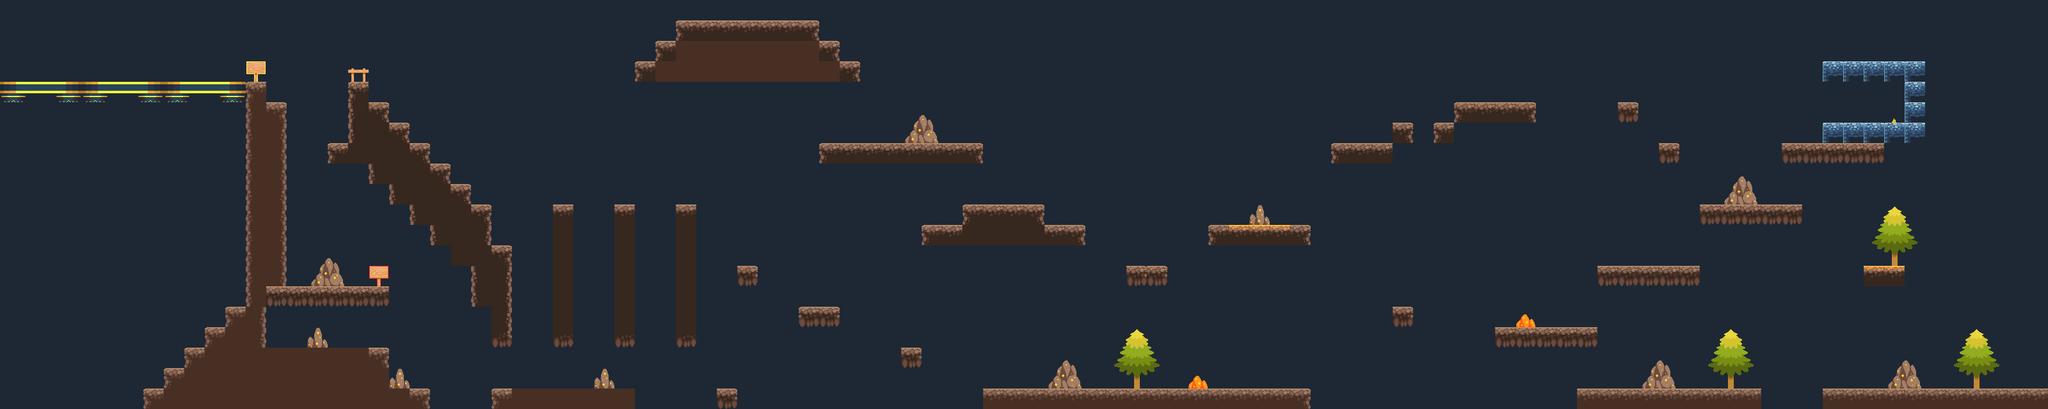

A 2D game scene composited from a Tiled map and its tileset images. What follows is a short description and the map's XML, with each tile layer's data collapsed to a summary:
An orthogonal 100x20 tile map with 32x32 px tiles, 3 tile layers (day, night, foreg) and 72 objects (3x route, 3x spikes_down, 2x block_mountain, hero_Willage, hero_Castle, ...).

<map version="1.0" tiledversion="1.0.3" orientation="orthogonal" renderorder="right-down" width="100" height="20" tilewidth="32" tileheight="32" nextobjectid="193">
 <tileset firstgid="1" source="Hunters.tsx" />
 <layer name="day" width="100" height="20">
  <data>[2000 cells, 2000 non-empty, 2 distinct tile ids]</data>
 </layer>
 <layer name="night" width="100" height="20">
  <data>[2000 cells, 2000 non-empty, 1 distinct tile ids]</data>
 </layer>
 <layer name="foreg" width="100" height="20">
  <data>[2000 cells, 352 non-empty, 42 distinct tile ids]</data>
 </layer>
 <objectgroup name="ground">
  <object id="169" x="544" y="130" width="29" height="24" />
  <object id="168" x="389" y="130" width="24" height="31" />
  <object id="167" x="388" y="164" width="56" height="283" />
  <object id="166" x="357" y="485" width="56" height="55" />
  <object id="165" x="322" y="516" width="28" height="25" />
  <object id="164" x="228" y="613" width="25" height="26" />
  <object id="163" x="259" y="581" width="27" height="57" />
  <object id="162" x="291" y="547" width="315" height="86" />
  <object id="161" x="609" y="608" width="59" height="27" />
  <object id="160" x="418" y="449" width="186" height="29" />
  <object id="159" x="578" y="260" width="26" height="28" />
  <object id="158" x="516" y="223" width="27" height="31" />
  <object id="157" x="611" y="196" width="28" height="23" />
  <object id="156" x="674" y="259" width="28" height="29" />
  <object id="155" x="646" y="326" width="26" height="26" />
  <object id="154" x="708" y="386" width="25" height="28" />
  <object id="153" x="737" y="321" width="30" height="55" />
  <object id="152" x="768" y="483" width="30" height="58" />
  <object id="151" x="738" y="383" width="61" height="98" />
  <object id="149" x="675" y="293" width="59" height="87" />
  <object id="148" x="608" y="224" width="62" height="93" />
  <object id="147" x="547" y="158" width="59" height="96" />
  <object id="146" x="769" y="611" width="221" height="28" />
  <object id="145" x="865" y="322" width="31" height="222" />
  <object id="144" x="962" y="322" width="28" height="219" />
  <object id="143" x="1059" y="324" width="27" height="214" />
  <object id="142" x="994" y="99" width="27" height="25" />
  <object id="141" x="1025" y="66" width="29" height="58" />
  <object id="140" x="1316" y="99" width="26" height="26" />
  <object id="139" x="1283" y="67" width="27" height="57" />
  <object id="138" x="1058" y="34" width="220" height="94" />
  <object id="137" x="1250" y="483" width="60" height="25" />
  <object id="136" x="1411" y="546" width="26" height="24" />
  <object id="135" x="1281" y="226" width="252" height="30" />
  <object id="134" x="1507" y="324" width="122" height="25" />
  <object id="133" x="1441" y="354" width="252" height="28" />
  <object id="132" x="1539" y="611" width="510" height="27" />
  <object id="131" x="1889" y="354" width="155" height="26" />
  <object id="130" x="2176" y="481" width="30" height="29" />
  <object id="129" x="2082" y="226" width="92" height="29" />
  <object id="128" x="2176" y="192" width="30" height="30" />
  <object id="127" x="2241" y="195" width="30" height="28" />
  <object id="126" x="2274" y="163" width="123" height="28" />
  <object id="125" x="2337" y="512" width="158" height="30" />
  <object id="124" x="2500" y="419" width="153" height="26" />
  <object id="123" x="2976" y="132" width="34" height="59" />
  <object id="122" x="2849" y="97" width="157" height="31" />
  <object id="121" x="2849" y="193" width="160" height="26" />
  <object id="120" x="2784" y="226" width="161" height="29" />
  <object id="119" x="2657" y="320" width="159" height="31" />
  <object id="118" x="2463" y="611" width="288" height="28" />
  <object id="116" x="2913" y="416" width="62" height="31" />
  <object id="115" x="2850" y="611" width="348" height="28" />
  <object id="172" x="1119" y="615" width="35" height="23" />
  <object id="177" x="2" y="132" width="382" height="18" />
  <object id="186" x="2528" y="162" width="32" height="26" />
  <object id="187" x="2593" y="228" width="29" height="24" />
  <object id="190" x="1154" y="418" width="28" height="27" />
  <object id="192" x="1764" y="416" width="58" height="26" />
 </objectgroup>
 <objectgroup name="jumppoints">
  <object id="112" name="hero_Willage" x="3061" y="584" />
  <object id="178" name="hero_Castle" x="41" y="116" />
 </objectgroup>
 <objectgroup name="triggers">
  <object id="113" name="route" x="3183" y="14" width="8" height="584">
   <properties>
    <property name="value" value="Willage" />
   </properties>
  </object>
  <object id="170" name="ancient_label" x="590" y="431">
   <properties>
    <property name="text" value="Jump to find answer" />
   </properties>
  </object>
  <object id="171" name="route" x="681" y="614" width="81" height="19">
   <properties>
    <property name="value" value="Ruins" />
   </properties>
  </object>
  <object id="174" name="label" x="396" y="106">
   <properties>
    <property name="To Castle" value="" />
   </properties>
  </object>
  <object id="179" name="route" x="3" y="3" width="9" height="119">
   <properties>
    <property name="value" value="Castle" />
   </properties>
  </object>
  <object id="185" name="step" x="1310" y="207" width="99" height="9">
   <properties>
    <property name="key" value="STEP_ON" />
    <property name="process" value="SS:2" />
    <property name="text" value="Mountins are shaking" />
    <property name="value" value="1" />
   </properties>
  </object>
 </objectgroup>
 <objectgroup name="entities" />
 <objectgroup name="creatures" />
 <objectgroup name="objects">
  <object id="173" name="block_mountain" x="893" y="600" width="96" height="10">
   <properties>
    <property name="program" value="rrrrrlllll" />
   </properties>
  </object>
  <object id="175" name="block_mountain" x="1189" y="228" width="186" height="28">
   <properties>
    <property name="program" value="llllrrrr" />
   </properties>
  </object>
  <object id="180" name="spikes_down" x="1060" y="113" width="28" height="13">
   <properties>
    <property name="program" value="ntfddddddo" />
    <property name="trigger" value="T:STEP_ON:1" />
   </properties>
  </object>
  <object id="181" name="spikes_down" x="1154" y="116" width="27" height="13">
   <properties>
    <property name="program" value="nfddddddo" />
   </properties>
  </object>
  <object id="183" name="spikes_down" x="1247" y="117" width="29" height="11">
   <properties>
    <property name="program" value="nfddddddo" />
   </properties>
  </object>
 </objectgroup>
</map>
